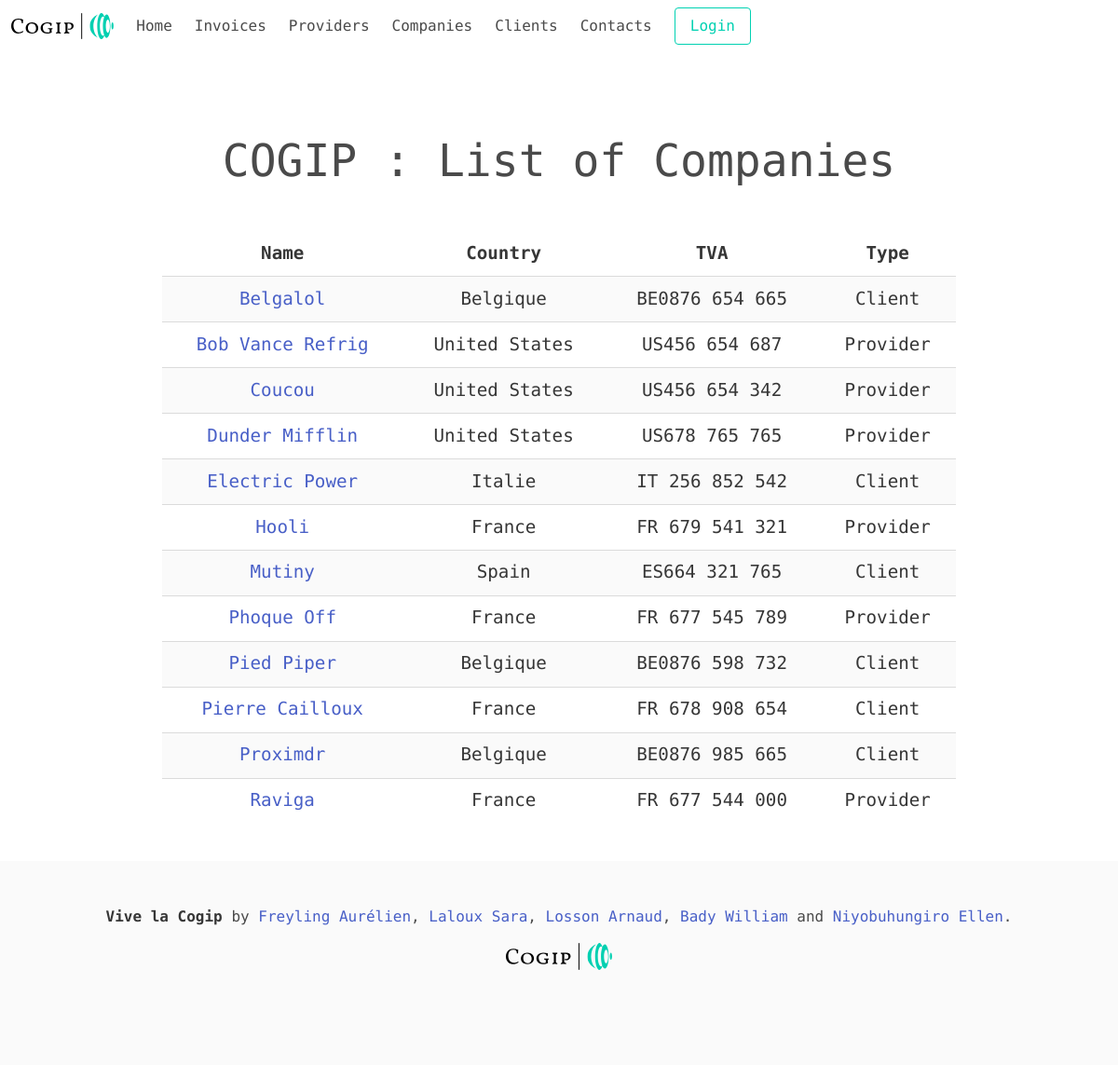
The app's page /index.php?route=companies with its own data.
### tables this page shows
CREATE TABLE IF NOT EXISTS `companies` (
  `id` int(11) NOT NULL AUTO_INCREMENT,
  `name` varchar(255) NOT NULL,
  `country` varchar(255) NOT NULL,
  `VAT_number` varchar(255) NOT NULL,
  `type_id` int(11) DEFAULT NULL,
  PRIMARY KEY (`id`),
  KEY `type_id` (`type_id`)
);

CREATE TABLE IF NOT EXISTS `types` (
  `id` int(11) NOT NULL AUTO_INCREMENT,
  `type` varchar(255) NOT NULL,
  PRIMARY KEY (`id`)
);

### controllers/companyController.php (called while the page is built, shortened)
<?php
require './models/companyModel.php';
class CompanyController
{
    public function displayCompanyPage($pdo)
    {
        $company = new Company($pdo);
        $list = $company->getCompanies();
        require 'views/companies.php';
    }
}

### models/companyModel.php (called while the page is built, shortened)
<?php
class Company
{
    private $connexion;
    public function __construct(\PDO $pdo)
    {
        $this->connexion = $pdo;
    }
    public function getCompanies()
    {
        return $this->connexion->query("SELECT c.id, c.name, c.country, c.VAT_number, t.type
        FROM companies as c
        LEFT JOIN types as t ON t.id = c.type_id
         ORDER BY name ASC")->fetchAll();
    }
}

### views/companies.php (the view, shortened to what this page needs)
<?php
require 'views/header.php';
?>
<main class="container is-fluid main-container">
    <section class="level">
        <h1 class="level-item has-text-centered">
            COGIP : List of Companies
        </h1>
    </section>
    <article class="level-item has-text-centered">
        <table class='invoicesTable table is-striped'>
            <tr>
                <th>Name</th>
                <th>Country</th>
                <th>TVA</th>
                <th>Type</th>
            </tr>
            <?php
            foreach ($list as $test) {
                echo "
                        <tr>
                            <td>" . "<a href='index.php?route=singleSupplier&id=" . $test['id'] . "'>" . $test['name'] . "</a>" . "</td>
                            <td>" . $test['country'] . "</td>
                            <td>" . $test['VAT_number'] . "</td>
                            <td>" . $test['type'] . "</td>
                        </tr>
                    ";
            }
            ?>
        </table>
    </article>
</main>
<?php
require 'views/footer.php'; ?>

### assets/css/style.css (style rules this page uses)
a { font-family: 'M PLUS 1 Code', sans-serif; }
.main-container { height: auto; }
.main-container section h1 { font-family: 'M PLUS 1 Code', sans-serif; margin-top: 10vh; font-size: 3rem; }
.main-container article { -webkit-box-orient: vertical; -webkit-box-direction: normal; -ms-flex-direction: column; flex-direction: column; font-family: 'M PLUS 1 Code', sans-serif; margin-top: 5vh; font-size: 1.2rem; }
.invoicesTable { width: 75%; height: auto; font-family: 'M PLUS 1 Code', sans-serif; }

### records on screen
companies: name "Belgalol", country "Belgique", VAT_number "BE0876 654 665", type.type "Client"
companies: name "Bob Vance Refrig", country "United States", VAT_number "US456 654 687", type.type "Provider"
companies: name "Coucou", country "United States", VAT_number "US456 654 342", type.type "Provider"
companies: name "Dunder Mifflin", country "United States", VAT_number "US678 765 765", type.type "Provider"
companies: name "Electric Power", country "Italie", VAT_number "IT 256 852 542", type.type "Client"
companies: name "Hooli", country "France", VAT_number "FR 679 541 321", type.type "Provider"
companies: name "Mutiny", country "Spain", VAT_number "ES664 321 765", type.type "Client"
companies: name "Phoque Off", country "France", VAT_number "FR 677 545 789", type.type "Provider"
companies: name "Pied Piper", country "Belgique", VAT_number "BE0876 598 732", type.type "Client"
companies: name "Pierre Cailloux", country "France", VAT_number "FR 678 908 654", type.type "Client"
companies: name "Proximdr", country "Belgique", VAT_number "BE0876 985 665", type.type "Client"
companies: name "Raviga", country "France", VAT_number "FR 677 544 000", type.type "Provider"
